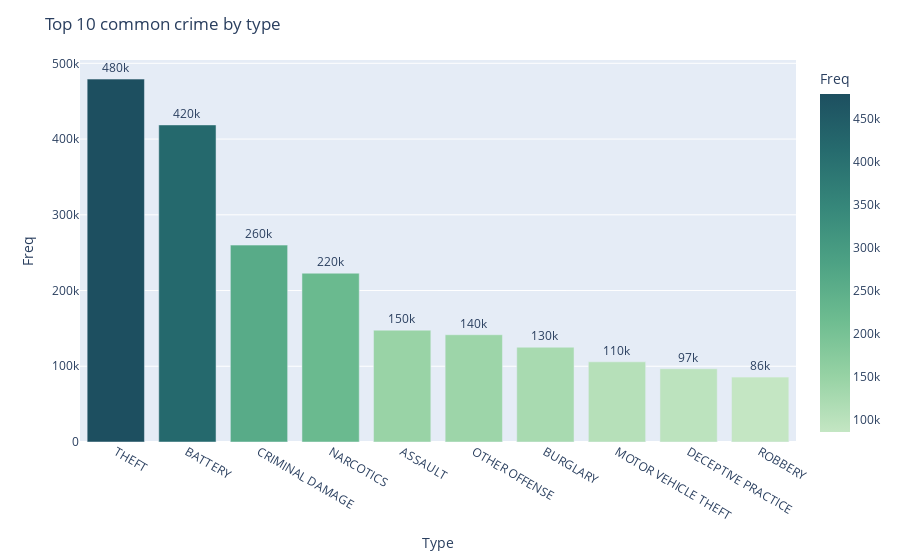

Source (notebook cell):
### Markdown cell above
#### __Top 10 common crime by type__</br>

### Code cell
# We try to indentify the trend and highpoints or lowpoints.
# Function to plot the serie value_counts
def plot_counts2(serie, title):
    df = pd.DataFrame(serie.value_counts()[:10])
    df.columns = ["Freq"]
    df["Type"] = df.index
    fig = px.bar(df, y="Freq", x="Type", text="Freq", color="Freq", color_continuous_scale=px.colors.sequential.Blugrn)
    fig.update_traces(texttemplate="%{text:.2s}", textposition="outside")
    fig.update_layout(uniformtext_minsize=8, uniformtext_mode="hide")
    fig.update_layout(title_text=title)
    fig.show()


plot_counts2(c_crime_df["Primary Type"], "Top 10 common crime by type")

### Figure 1 — Plotly figure (JSON) as saved in the notebook; plotly's stock layout.template omitted (floating-point values rounded to 4 significant figures)
{"data": [{"alignmentgroup": "True", "hovertemplate": "Type=%{x}<br>Freq=%{marker.color}<extra></extra>", "legendgroup": "", "marker": {"color": [479153, 418647, 259959, 222861, 147662, 141627, 125161, 105852, 96707, 85694], "coloraxis": "coloraxis", "pattern": {"shape": ""}}, "name": "", "offsetgroup": "", "orientation": "v", "showlegend": false, "text": [479153, 418647, 259959, 222861, 147662, 141627, 125161, 105852, 96707, 85694], "textposition": "outside", "texttemplate": "%{text:.2s}", "type": "bar", "x": ["THEFT", "BATTERY", "CRIMINAL DAMAGE", "NARCOTICS", "ASSAULT", "OTHER OFFENSE", "BURGLARY", "MOTOR VEHICLE THEFT", "DECEPTIVE PRACTICE", "ROBBERY"], "xaxis": "x", "y": [479153, 418647, 259959, 222861, 147662, 141627, 125161, 105852, 96707, 85694], "yaxis": "y"}], "layout": {"autosize": true, "barmode": "relative", "coloraxis": {"colorbar": {"title": {"text": "Freq"}}, "colorscale": [[0, "rgb(196, 230, 195)"], [0.1667, "rgb(150, 210, 164)"], [0.3333, "rgb(109, 188, 144)"], [0.5, "rgb(77, 162, 132)"], [0.6667, "rgb(54, 135, 122)"], [0.8333, "rgb(38, 107, 110)"], [1, "rgb(29, 79, 96)"]]}, "legend": {"tracegroupgap": 0}, "margin": {"t": 60}, "title": {"text": "Top 10 common crime by type"}, "uniformtext": {"minsize": 8, "mode": "hide"}, "xaxis": {"anchor": "y", "autorange": true, "domain": [0, 1], "range": [-0.5, 9.5], "title": {"text": "Type"}, "type": "category"}, "yaxis": {"anchor": "x", "autorange": true, "domain": [0, 1], "range": [0, 504400.0], "title": {"text": "Freq"}, "type": "linear"}}}
